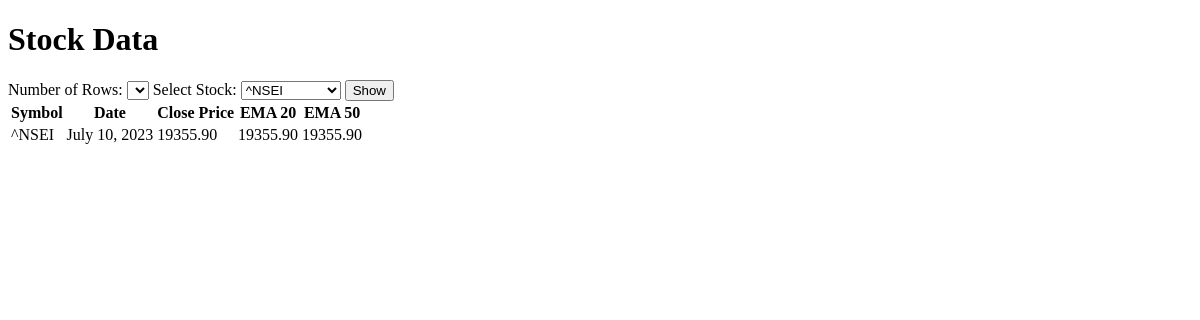
/display/, run on an earlier commit of the app's database.
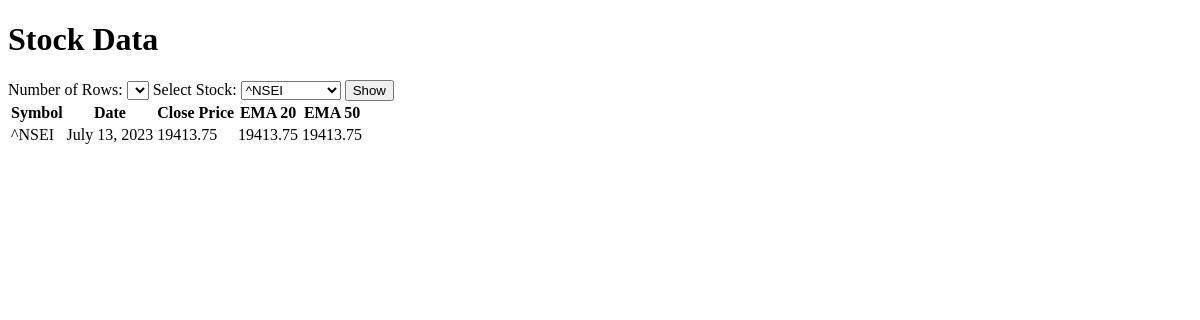
And on a later commit of the database.
### Stocks/models.py (models this page shows, shortened)
class StockData(models.Model):
    symbol = models.CharField(max_length=10)
    date = models.DateField()
    close_price = models.DecimalField(max_digits=10, decimal_places=2)

class IndicatorValues(models.Model):
    stock_data = models.ForeignKey(StockData, on_delete=models.CASCADE)
    ema20 = models.DecimalField(max_digits=10, decimal_places=2, null=True, blank=True)
    ema50 = models.DecimalField(max_digits=10, decimal_places=2, null=True, blank=True)
    ema100 = models.DecimalField(max_digits=10, decimal_places=2, null=True, blank=True)
    ema200 = models.DecimalField(max_digits=10, decimal_places=2, null=True, blank=True)
    rsi = models.DecimalField(max_digits=10, decimal_places=2, null=True, blank=True)
    rs = models.DecimalField(max_digits=10, decimal_places=2, null=True, blank=True)

### Stocks/views.py (the view)
# urls.py: path('display/', views.display_stock_data, name='display_stock_data'),
def display_stock_data(request):
    num_rows = int(request.GET.get('num_rows', 1))
    stocks = StockData.objects.values_list('symbol', flat=True).distinct()
    selected_stock = request.GET.get('stock', stocks.first())  # Get selected stock or default to the first stock
    stock_data = StockData.objects.filter(symbol=selected_stock)[:num_rows]
    indicator_values = IndicatorValues.objects.filter(stock_data__symbol=selected_stock)[:num_rows]
    return render(request, 'display_stock_data.html', {'stock_data': stock_data, 'indicator_values': indicator_values, 'num_rows': num_rows, 'stocks': stocks, 'selected_stock': selected_stock})

### templates/display_stock_data.html (shortened to what this page needs)
<!DOCTYPE html>
<html>
<head>
</head>
<body>
    <h1>Stock Data</h1>
    <form method="get" action="{% url 'display_stock_data' %}">
        <label for="num_rows">Number of Rows:</label>
        <select name="num_rows" id="num_rows">
        </select>
        <label for="stock">Select Stock:</label>
        <select name="stock" id="stock">
            {% for stock in stocks %}
                <option value="{{ stock }}" {% if stock == selected_stock %}selected{% endif %}>{{ stock }}</option>
            {% endfor %}
        </select>
        <button type="submit">Show</button>
    </form>
    <table>
        <thead>
            <tr>
                <th>Symbol</th>
                <th>Date</th>
                <th>Close Price</th>
                <th>EMA 20</th>
                <th>EMA 50</th>
            </tr>
        </thead>
        <tbody>
            {% for data in stock_data %}
                <tr>
                    <td>{{ data.symbol }}</td>
                    <td>{{ data.date }}</td>
                    <td>{{ data.close_price }}</td>
                    {% for indicators in indicator_values %}
                        <td>{{ indicators.ema20 }}</td>
                        <td>{{ indicators.ema50 }}</td>
                    {% empty %}
                        <td colspan="2">No indicator values available</td>
                    {% endfor %}
                </tr>
            {% endfor %}
        </tbody>
    </table>
</body>
</html>

What changed in the data, as far as the page shows it:
changed StockData "^NSEI": date "July 10, 2023" → "July 13, 2023"; close_price "19355.90" → "19413.75"
changed IndicatorValues: ema20 "19355.90" → "19413.75"; ema50 "19355.90" → "19413.75"
